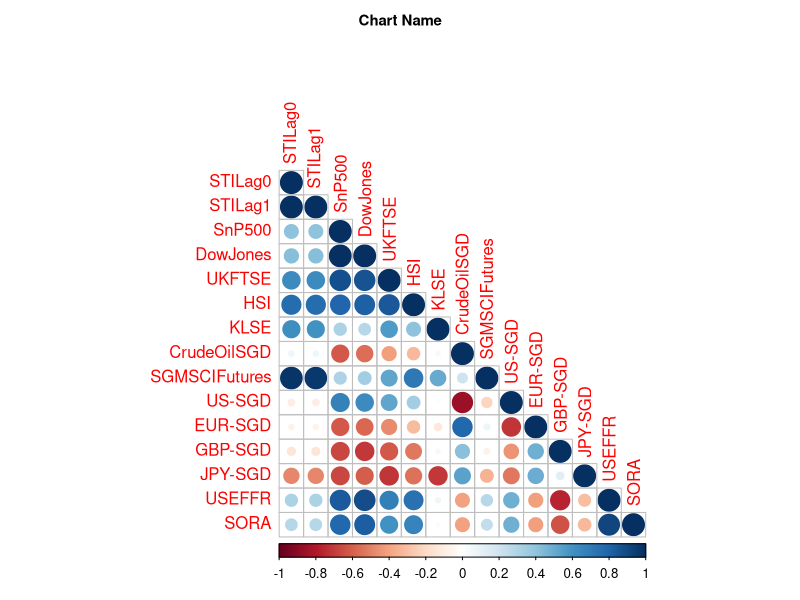
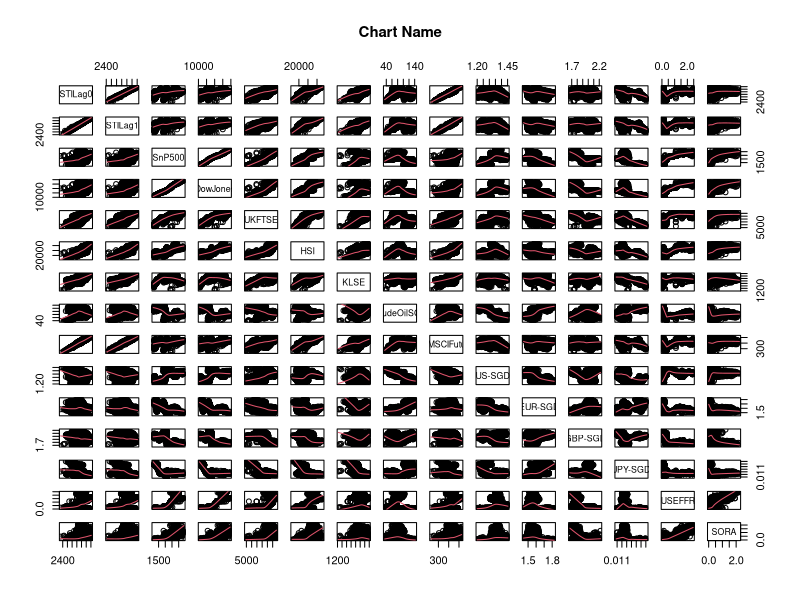
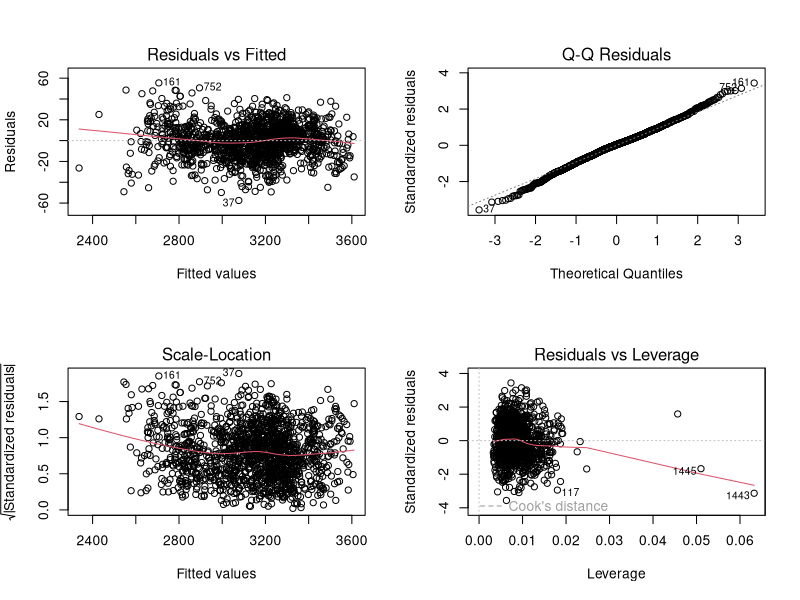
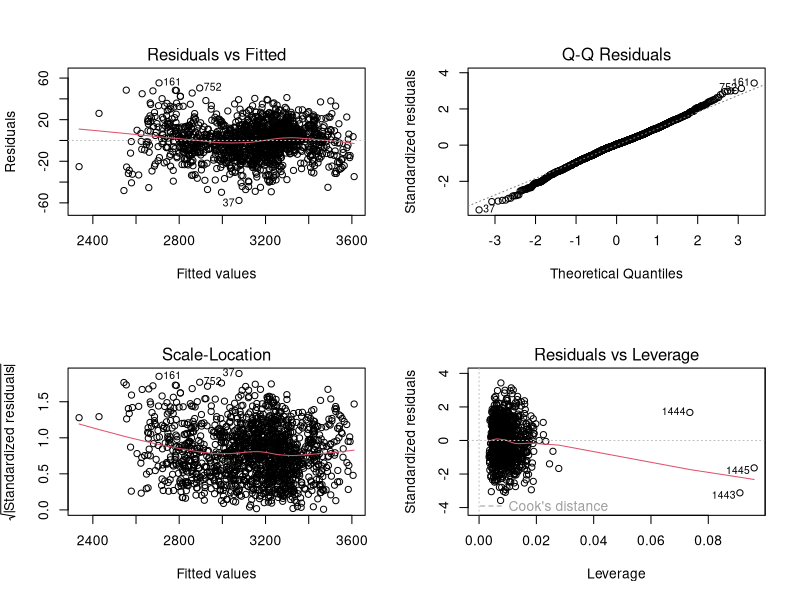

These charts were generated, in order, by the following R code:
### Linear Regression

library(data.table)
setwd("C:/Users/jrado/Desktop/Fake Thumbdrive/zzY3S2/BC3409 AI in Acct & Finance/zzPA")
dt <- fread("STI Main Dataset.csv")
dt[, Date := NULL]
dt[, Up1Down0 := NULL]

# Correlation
cor(dt)
library(corrplot) 
corrplot(cor(dt), type = "lower", main = "Chart Name", cex.main = 0.9, mar = c(0, 0, 2, 0))
pairs(~ . , panel = panel.smooth, data = dt, main = "Chart Name", cex.main = 0.9)
        
# Train-Test Split
library(caTools)
set.seed(2020)
        
train <- sample.split(Y = dt$STILag0, SplitRatio = 0.7)
trainset <- subset(dt, train == T)
testset <- subset(dt, train == F)
        
summary(trainset$STILag0)
summary(testset$STILag0)

## Linear Regression Model (Full)

m1 <- lm(STILag0 ~ ., data = trainset)
summary(m1)

RMSE.m1.train <- sqrt(mean(residuals(m1)^2)) # RMSE on trainset based on m1. THIS IS 16.1176520704562.
summary(abs(residuals(m1))) # check Min and Max Absolute Errors
# TRAINSET RMSE tells me on average, the error of using the model vs actual is that value
        
predict.m1.test <- predict(m1, newdata = testset) # the Y hat for testset
testset.error <- testset$STILag0 - predict.m1.test
RMSE.m1.test <- sqrt(mean(testset.error^2)) # THIS IS 16.4314421277126.
summary(abs(testset.error)) # compare this with the trainset errors

## Linear Regression Model (Backward Elimination)

m2 <- step(m1)
summary(m2) # dropped HSI, GBP-SGD, and SORA

# Model Diagnostic Plot
par(mfrow = c(2, 2))
plot(m2)
par(mfrow = c(1, 1)) 

# Detecting Multicollinearity
library(car)
vif(m2)

RMSE.m2.train <- sqrt(mean(residuals(m2)^2)) # RMSE on trainset based on m1. THIS IS 16.1192402033958.
summary(abs(residuals(m2))) # check Min and Max Absolute Errors
# TRAINSET RMSE tells me on average, the error of using the model vs actual is that value

predict.m2.test <- predict(m2, newdata = testset) # the Y hat for testset
testset.error <- testset$STILag0 - predict.m2.test
RMSE.m2.test <- sqrt(mean(testset.error^2)) # THIS IS 16.4372897934998.
summary(abs(testset.error)) # compare this with the trainset errors

## Linear Regression Model (Forward Elimination)
m.null <- lm(STILag0 ~ 1, data = trainset)
m3 <- step(m.null, formula(m1), direction = "forward")
summary(m3) # never take up SORA and HSI, but got take up GBP-SGD.

# Model Diagnostic Plot
par(mfrow = c(2, 2))
plot(m3)
par(mfrow = c(1, 1)) 

# Detecting Multicollinearity
library(car)
vif(m3)

RMSE.m3.train <- sqrt(mean(residuals(m3)^2)) # RMSE on trainset based on m1. THIS IS 16.1185714366802.
summary(abs(residuals(m3))) # check Min and Max Absolute Errors
# TRAINSET RMSE tells me on average, the error of using the model vs actual is that value

predict.m3.test <- predict(m3, newdata = testset) # the Y hat for testset
testset.error <- testset$STILag0 - predict.m3.test
RMSE.m3.test <- sqrt(mean(testset.error^2)) # THIS IS 16.4396455109731.
summary(abs(testset.error)) # compare this with the trainset errors
